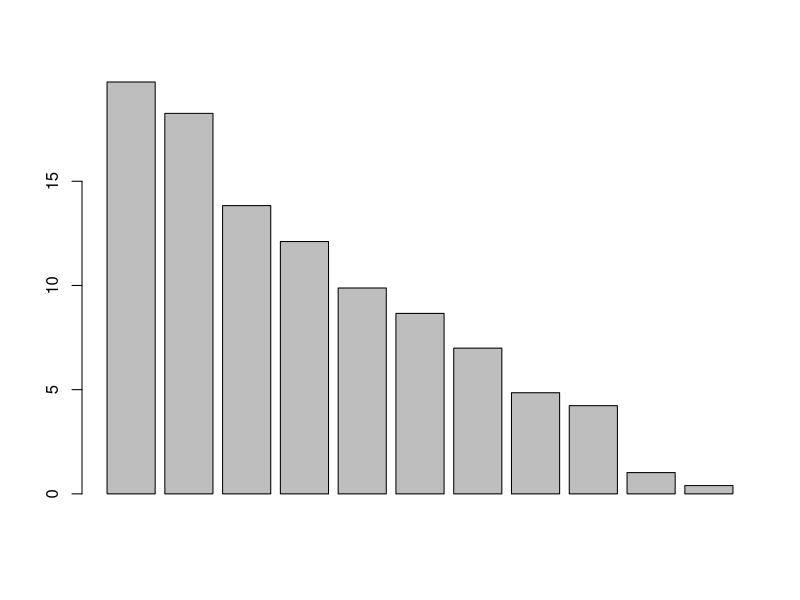
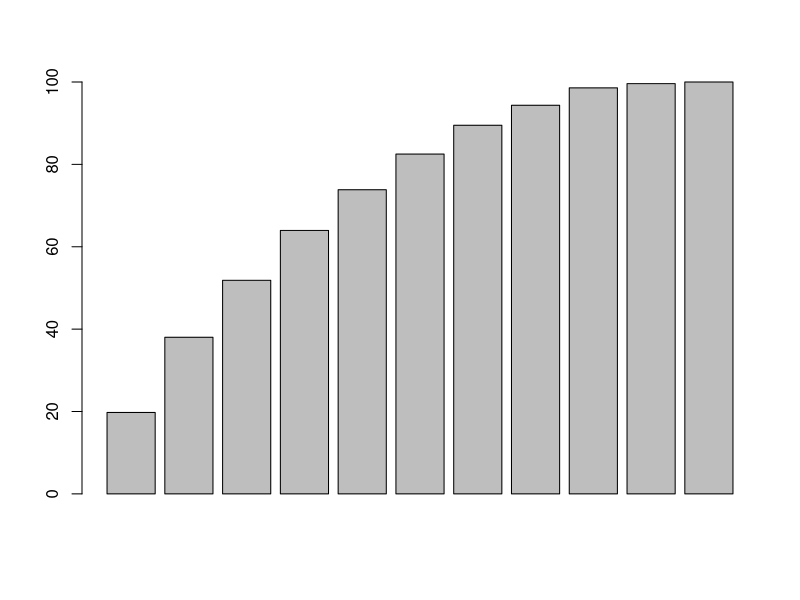
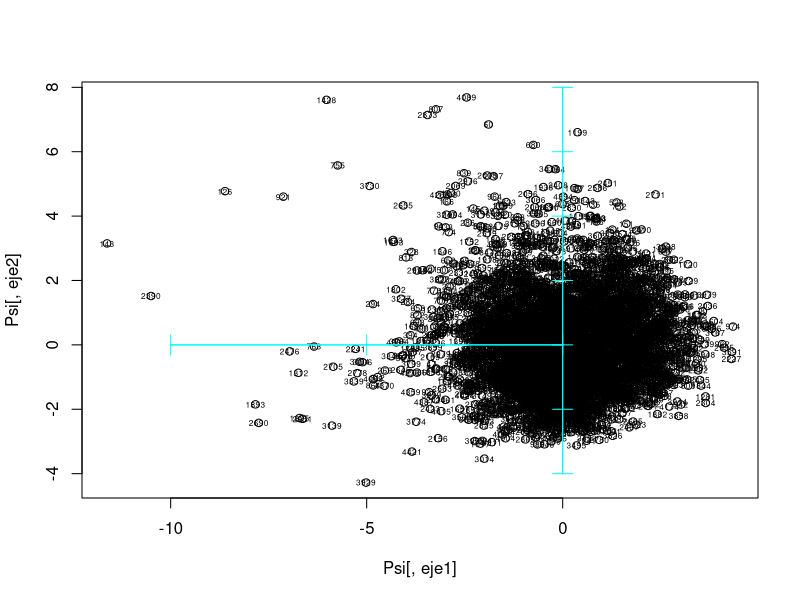
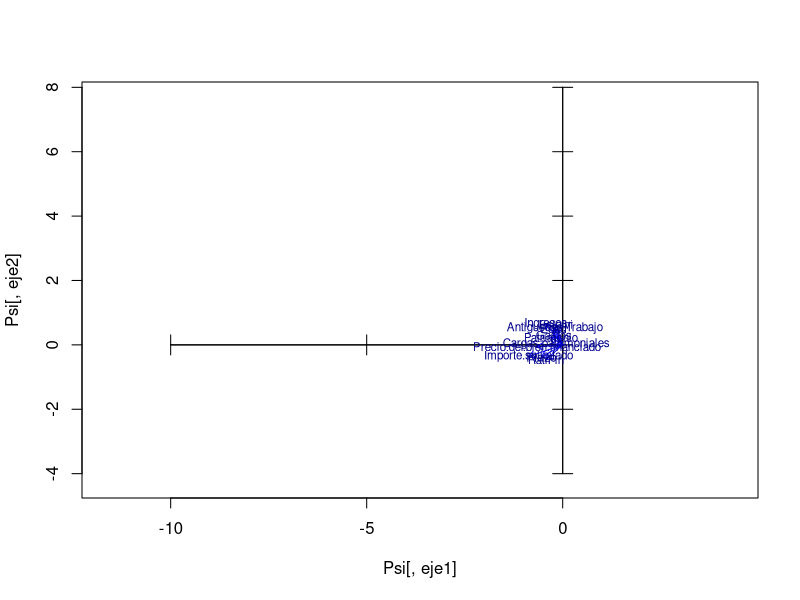
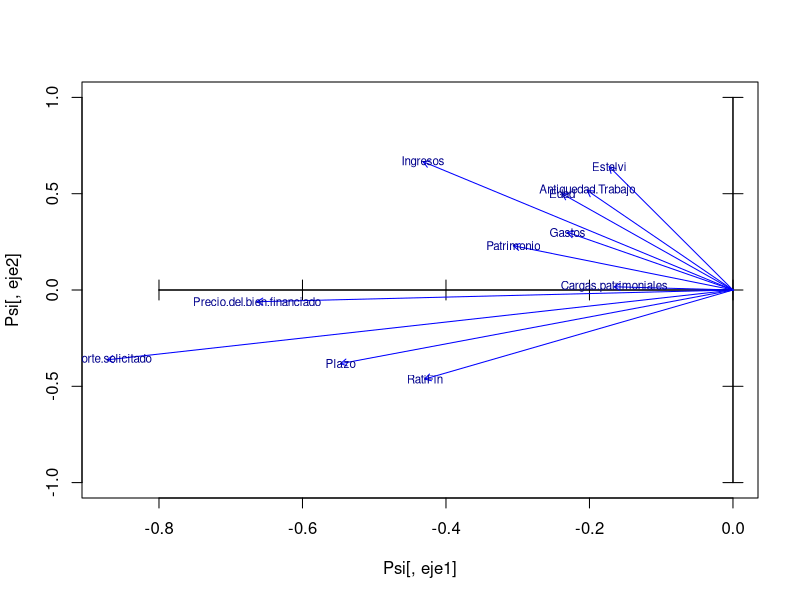

Source code (R) for these figures, in order: (Note: this script raises an error after producing the figures.)

#PREREQUISITES: 
#factors are properly labelled and reading data makes R to directly recognize them
#Numerical variables do not contain missing values anymore. They have been imputed in preprocessing step



list.of.packages <- c("rstudioapi") #posar els packages que es facin servir
new.packages <- list.of.packages[!(list.of.packages %in% installed.packages()[,"Package"])]
if(length(new.packages)) install.packages(new.packages)

library("rstudioapi") #posar els packages que es facin servir
setwd(dirname(rstudioapi::getActiveDocumentContext()$path)) #path al dicteroy del script


#  READING CREDSCO_BIN
dd <- read.table("credscoClean.csv",header=T, sep=";");

objects()
attributes(dd)

#
# VISUALISATION OF DATA
#
# PRINCIPAL COMPONENT ANALYSIS OF CONTINcUOUS VARIABLES, WITH Dictamen PROJECTED AS ILLUSTRATIVE
#

# CREATION OF THE DATA FRAME OF CONTINUOUS VARIABLES

attach(dd)
names(dd)

#is R understanding well my factor variables?
sapply(dd,class)

#set a list of numerical variables (with no missing values)


numeriques<-which(sapply(dd,is.numeric))
numeriques

dcon<-dd[,numeriques]
sapply(dcon,class)

#dcon <- data.frame (Antiguedad.Trabajo,Plazo,Edad,Gastos,Ingresos,Patrimonio,Cargas.patrimoniales,Importe.solicitado,Precio.del.bien.financiado,Estalvi, RatiFin)

#alternatively
#dim(dd)
#indexCon<-c(2,4:5,9:16)
#dcon<-dd[,indexCon]
#names(dcon)

#be sure you don't have missing data in your numerical variables.

#in case of having missing data, select complete rows JUST TO FOLLOW THE CLASS
#dd<-dd[!is.na(dd[,indecCon[1]])& !is.na(dd[,indecCon[2]]) & !is.na(dd[,indecCon[3]])& !is.na(dd[,indecCon[4]]),]
#then preprocess your complete data set to IMPUTE all missing data, and reproduce
#the whole analysis again
# PRINCIPAL COMPONENT ANALYSIS OF dcon

pc1 <- prcomp(dcon, scale=TRUE)
class(pc1)
attributes(pc1)

print(pc1)




# WHICH PERCENTAGE OF THE TOTAL INERTIA IS REPRESENTED IN SUBSPACES?

pc1$sdev
inerProj<- pc1$sdev^2 
inerProj
totalIner<- sum(inerProj)
totalIner
pinerEix<- 100*(inerProj/totalIner)
pinerEix
barplot(pinerEix)

#Cummulated Inertia in subspaces, from first principal component to the 11th dimension subspace
barplot(100*cumsum(pc1$sdev[1:dim(dcon)[2]]^2)/dim(dcon)[2])
percInerAccum<-100*cumsum(pc1$sdev[1:dim(dcon)[2]]^2)/dim(dcon)[2]
percInerAccum


# SELECTION OF THE SINGIFICNT DIMENSIONS (keep 80% of total inertia)

nd = 6

print(pc1)
attributes(pc1)
pc1$rotation

# STORAGE OF THE EIGENVALUES, EIGENVECTORS AND PROJECTIONS IN THE nd DIMENSIONS
View(pc1$x)
dim(pc1$x)
dim(dcon)
dcon[2000,]
pc1$x[2000,]

Psi = pc1$x[,1:nd]
dim(Psi)
Psi[2000,]

# STORAGE OF LABELS FOR INDIVIDUALS AND VARIABLES

iden = row.names(dcon)
etiq = names(dcon)
ze = rep(0,length(etiq)) # WE WILL NEED THIS VECTOR AFTERWARDS FOR THE GRAPHICS

# PLOT OF INDIVIDUALS

#select your axis
eje1<-2
eje1<-1
eje2<-3
eje2<-2

plot(Psi[,eje1],Psi[,eje2])
text(Psi[,eje1],Psi[,eje2],labels=iden, cex=0.5)
axis(side=1, pos= 0, labels = F, col="cyan")
axis(side=3, pos= 0, labels = F, col="cyan")
axis(side=2, pos= 0, labels = F, col="cyan")
axis(side=4, pos= 0, labels = F, col="cyan")

#library(rgl)
#plot3d(Psi[,1],Psi[,2],Psi[,3])

#Projection of variables

Phi = cor(dcon,Psi)
View(Phi)

#select your axis

X<-Phi[,eje1]
Y<-Phi[,eje2]

plot(Psi[,eje1],Psi[,eje2],type="n")
axis(side=1, pos= 0, labels = F)
axis(side=3, pos= 0, labels = F)
axis(side=2, pos= 0, labels = F)
axis(side=4, pos= 0, labels = F)
arrows(ze, ze, X, Y, length = 0.07,col="blue")
text(X,Y,labels=etiq,col="darkblue", cex=0.7)


#zooms
plot(Psi[,eje1],Psi[,eje2],type="n",xlim=c(min(X,0),max(X,0)), ylim=c(-1,1))
axis(side=1, pos= 0, labels = F)
axis(side=3, pos= 0, labels = F)
axis(side=2, pos= 0, labels = F)
axis(side=4, pos= 0, labels = F)
arrows(ze, ze, X, Y, length = 0.07,col="blue")
text(X,Y,labels=etiq,col="darkblue", cex=0.7)



# PROJECTION OF ILLUSTRATIVE qualitative variables on individuals' map
# PROJECCI? OF INDIVIDUALS DIFFERENTIATING THE Dictamen
# (we need a numeric Dictamen to color)

varcat=dd[,1]
plot(Psi[,1],Psi[,2],col=varcat)
axis(side=1, pos= 0, labels = F, col="darkgray")
axis(side=3, pos= 0, labels = F, col="darkgray")
axis(side=2, pos= 0, labels = F, col="darkgray")
axis(side=4, pos= 0, labels = F, col="darkgray")
legend("bottomleft",levels(varcat),pch=1,col=c(1,2), cex=0.6)

#select your qualitative variable
k<-1 #dictamen in credsco

varcat<-dd[,k]
fdic1 = tapply(Psi[,eje1],varcat,mean)
fdic2 = tapply(Psi[,eje2],varcat,mean) 
#points(fdic1,fdic2,pch=16,col="blue", labels=levels(varcat))
text(fdic1,fdic2,labels=levels(varcat),col="yellow", cex=0.7)


#Now we project both cdgs of levels of a selected qualitative variable without
#representing the individual anymore

plot(Psi[,eje1],Psi[,eje2],type="n")
axis(side=1, pos= 0, labels = F, col="cyan")
axis(side=3, pos= 0, labels = F, col="cyan")
axis(side=2, pos= 0, labels = F, col="cyan")
axis(side=4, pos= 0, labels = F, col="cyan")

#select your qualitative variable
k<-1 #dictamen in credsco

#varcat<-dd[,k]
#fdic1 = tapply(Psi[,eje1],varcat,mean)
#fdic2 = tapply(Psi[,eje2],varcat,mean) 

#points(fdic1,fdic2,pch=16,col="blue", labels=levels(varcat))
text(fdic1,fdic2,labels=levels(varcat),col="blue", cex=0.7)


#all qualitative together
plot(Psi[,eje1],Psi[,eje2],type="n")
axis(side=1, pos= 0, labels = F, col="cyan")
axis(side=3, pos= 0, labels = F, col="cyan")
axis(side=2, pos= 0, labels = F, col="cyan")
axis(side=4, pos= 0, labels = F, col="cyan")

#nominal qualitative variables

dcat<-c(1,3,6:7)
#divide categoricals in several graphs if joint representation saturates

#build a palette with as much colors as qualitative variables 

#colors<-c("blue","red","green","orange","darkgreen")
#alternative
colors<-rainbow(length(dcat))

c<-1
for(k in dcat){
  seguentColor<-colors[c]
fdic1 = tapply(Psi[,eje1],dd[,k],mean)
fdic2 = tapply(Psi[,eje2],dd[,k],mean) 

text(fdic1,fdic2,labels=levels(dd[,k]),col=seguentColor, cex=0.6)
c<-c+1
}
legend("bottomleft",names(dd)[dcat],pch=1,col=colors, cex=0.6)

#determine zoom level
#use the scale factor or not depending on the position of centroids
# ES UN FACTOR D'ESCALA PER DIBUIXAR LES FLETXES MES VISIBLES EN EL GRAFIC
#fm = round(max(abs(Psi[,1]))) 
fm=20

#scale the projected variables
X<-fm*U[,eje1]
Y<-fm*U[,eje2]

#represent numerical variables in background
plot(Psi[,eje1],Psi[,eje2],type="n",xlim=c(-1,1), ylim=c(-3,1))
#plot(X,Y,type="none",xlim=c(min(X,0),max(X,0)))
axis(side=1, pos= 0, labels = F, col="cyan")
axis(side=3, pos= 0, labels = F, col="cyan")
axis(side=2, pos= 0, labels = F, col="cyan")
axis(side=4, pos= 0, labels = F, col="cyan")

#add projections of numerical variables in background
arrows(ze, ze, X, Y, length = 0.07,col="lightgray")
text(X,Y,labels=etiq,col="gray", cex=0.7)

#add centroids
c<-1
for(k in dcat){
  seguentColor<-colors[c]
  
  fdic1 = tapply(Psi[,eje1],dd[,k],mean)
  fdic2 = tapply(Psi[,eje2],dd[,k],mean) 
  
  #points(fdic1,fdic2,pch=16,col=seguentColor, labels=levels(dd[,k]))
  text(fdic1,fdic2,labels=levels(dd[,k]),col=seguentColor, cex=0.6)
  c<-c+1
}
legend("bottomleft",names(dd)[dcat],pch=1,col=colors, cex=0.6)


#add ordinal qualitative variables. Ensure ordering is the correct

dordi<-c(8)


levels(dd[,dordi[1]])
#reorder modalities: when required
dd[,dordi[1]] <- factor(dd[,dordi[1]], ordered=TRUE,  levels= c("WorkingTypeUnknown","altres sit","temporal","fixe","autonom"))
levels(dd[,dordi[1]])

c<-1
col<-1
for(k in dordi){
  seguentColor<-colors[col]
  fdic1 = tapply(Psi[,eje1],dd[,k],mean)
  fdic2 = tapply(Psi[,eje2],dd[,k],mean) 
  
  #points(fdic1,fdic2,pch=16,col=seguentColor, labels=levels(dd[,k]))
  #connect modalities of qualitative variables
  lines(fdic1,fdic2,pch=16,col=seguentColor)
 text(fdic1,fdic2,labels=levels(dd[,k]),col=seguentColor, cex=0.6)
  c<-c+1
  col<-col+1
}
legend("topleft",names(dd)[dordi],pch=1,col=colors[1:length(dordi)], cex=0.6)



# PROJECTION OF ILLUSTRATIVE qualitative variables on individuals' map
# PROJECCI? OF INDIVIDUALS DIFFERENTIATING THE Dictamen
# (we need a numeric Dictamen to color)

varcat=dd[,1]
plot(Psi[,1],Psi[,2],col=varcat)
axis(side=1, pos= 0, labels = F, col="darkgray")
axis(side=3, pos= 0, labels = F, col="darkgray")
axis(side=2, pos= 0, labels = F, col="darkgray")
axis(side=4, pos= 0, labels = F, col="darkgray")
legend("bottomleft",levels(varcat),pch=1,col=c(1,2), cex=0.6)


# Overproject THE CDG OF  LEVELS OF varcat
fdic1 = tapply(Psi[,1],varcat,mean)
fdic2 = tapply(Psi[,2],varcat,mean) 

text(fdic1,fdic2,labels=levels(varcat),col="cyan", cex=0.75)
